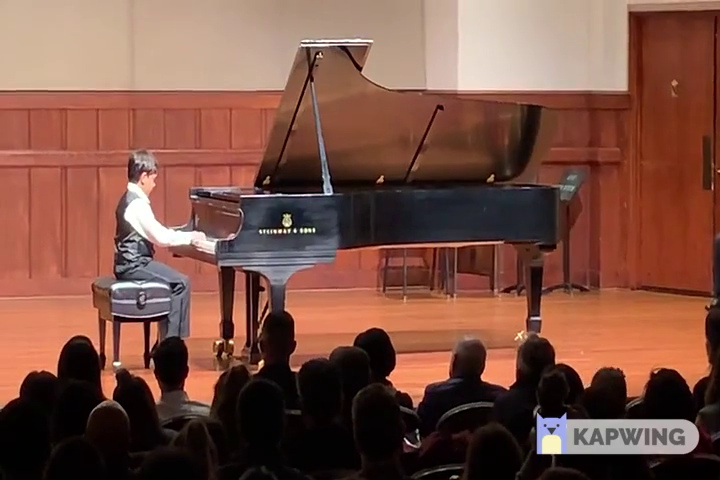
#> input picture frame 16 of Datasets/cat_stab/piano.mp4, 720 x 480 px, given in place of VID20200325141005.mp4, which was not available
$ python video_stabilizer.py
#> lines starting #> are read from the running program, lines starting #| are printed output that depends on the picture; pictures that were not available may be replaced by others from this repository, and a replacement may not be noted
import numpy as np
import cv2
import matplotlib.pyplot as plt
import imageio
import pickle
from scipy.signal import savgol_filter

from block_matching import block_matching_optical_flow


# [114 lines left out: functions plot_traj, plot_before_and_after, video_stabilization, not called in this run]


def read_mp4_sequences(path):
#> called with path = 'VID20200325141005.mp4'
    videoCapture = cv2.VideoCapture(path)

    fps = videoCapture.get(cv2.CAP_PROP_FPS)
    size = (int(videoCapture.get(cv2.CAP_PROP_FRAME_WIDTH)),
            int(videoCapture.get(cv2.CAP_PROP_FRAME_HEIGHT)))
    fNUMS = videoCapture.get(cv2.CAP_PROP_FRAME_COUNT)

    img_seq = []
    success, frame = videoCapture.read()
#> frame is the input picture: shape (480, 720, 3); mean B, G, R 68, 81.3, 123.5
    while success:
        ratio = 0.125
        resized = cv2.resize(frame, (int(ratio * size[0]), int(ratio * size[1])), interpolation=cv2.INTER_AREA)
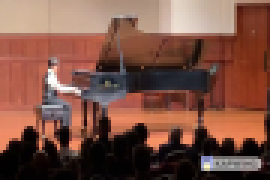
#> resized: shape (60, 90, 3) (shown 3 times larger); mean B, G, R 68, 81.3, 123.5
        # show video
        # cv2.imshow('windows', resized)
        # cv2.waitKey(int(1000.0 / int(fps)))
        img_seq.append(resized)
        success, frame = videoCapture.read()
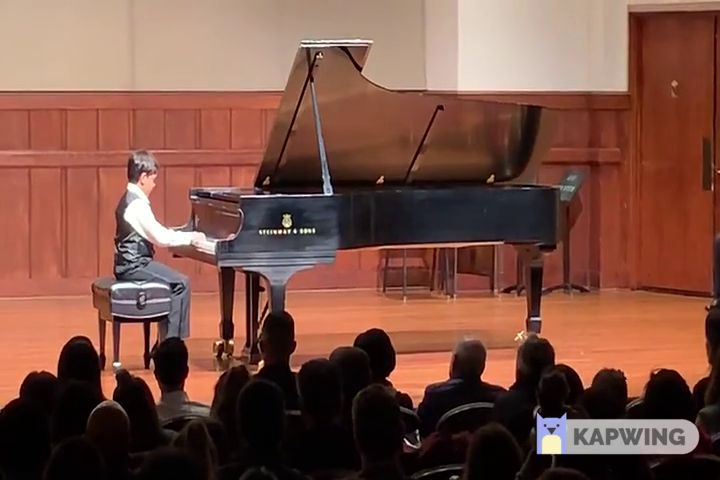
#> input picture frame 17 of Datasets/cat_stab/piano.mp4, 720 x 480 px, given in place of VID20200325141005.mp4, which was not available
#> frame is the input picture: shape (480, 720, 3); mean B, G, R 68.3, 81.5, 123.8

    videoCapture.release()

    img_seq_decrease = [img_seq[i] for i in range(0, len(img_seq), 3)]
    return img_seq_decrease


if __name__ == "__main__":

    print("Video Stabilization with block matching")
    sequences = read_mp4_sequences('VID20200325141005.mp4')
    sequences = sequences[10:]
    imageio.mimsave('before.gif', sequences)
    seq_stabilized = video_stabilization(sequences)

$ run again, starting later in the video
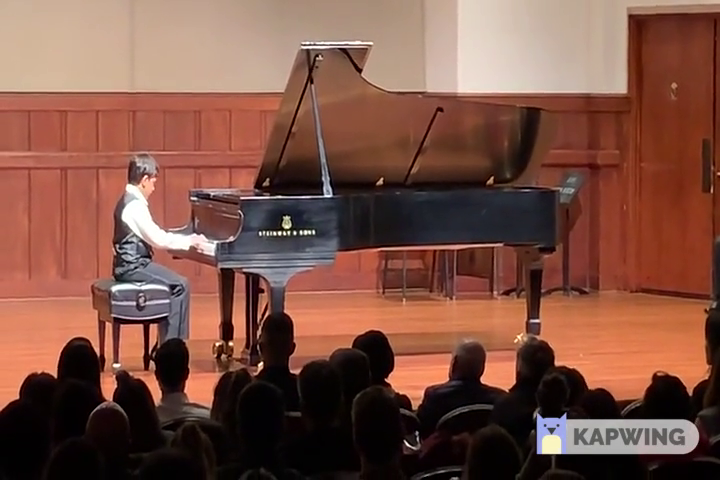
#> input picture frame 72 of Datasets/cat_stab/piano.mp4, 720 x 480 px, given in place of VID20200325141005.mp4, which was not available
#> in read_mp4_sequences, frame is the input picture: shape (480, 720, 3); mean B, G, R 68.5, 81.8, 124.1
#> in read_mp4_sequences, `resized = cv2.resize(frame, (int(ratio * size[0]), int(ratio * size[1]..`:
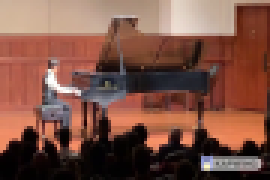
#> resized: shape (60, 90, 3) (shown 3 times larger); mean B, G, R 68.5, 81.8, 124.1
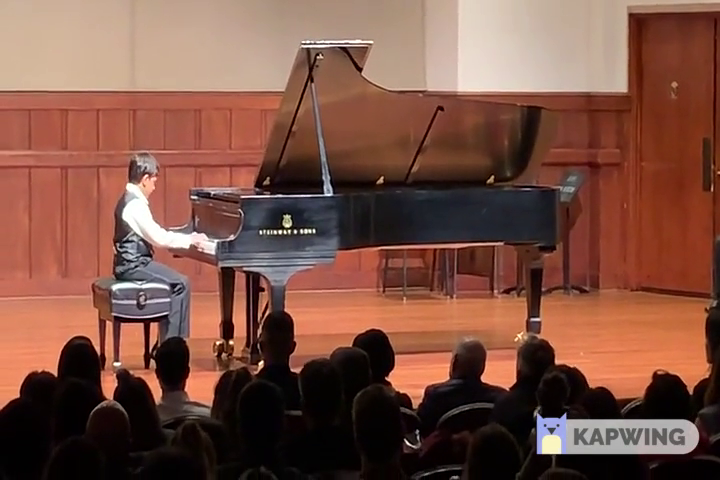
#> input picture frame 73 of Datasets/cat_stab/piano.mp4, 720 x 480 px, given in place of VID20200325141005.mp4, which was not available
#> in read_mp4_sequences, frame is the input picture: shape (480, 720, 3); mean B, G, R 67.6, 81.2, 123.1

$ run again, starting later in the video
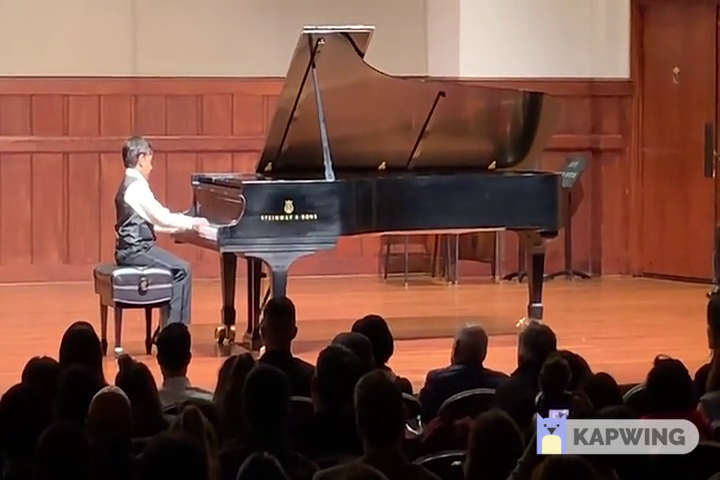
#> input picture frame 128 of Datasets/cat_stab/piano.mp4, 720 x 480 px, given in place of VID20200325141005.mp4, which was not available
#> in read_mp4_sequences, frame is the input picture: shape (480, 720, 3); mean B, G, R 65.2, 78, 120.3
#> in read_mp4_sequences, `resized = cv2.resize(frame, (int(ratio * size[0]), int(ratio * size[1]..`:
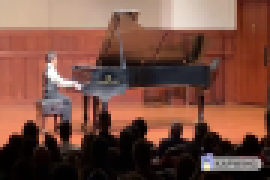
#> resized: shape (60, 90, 3) (shown 3 times larger); mean B, G, R 65.2, 78, 120.3
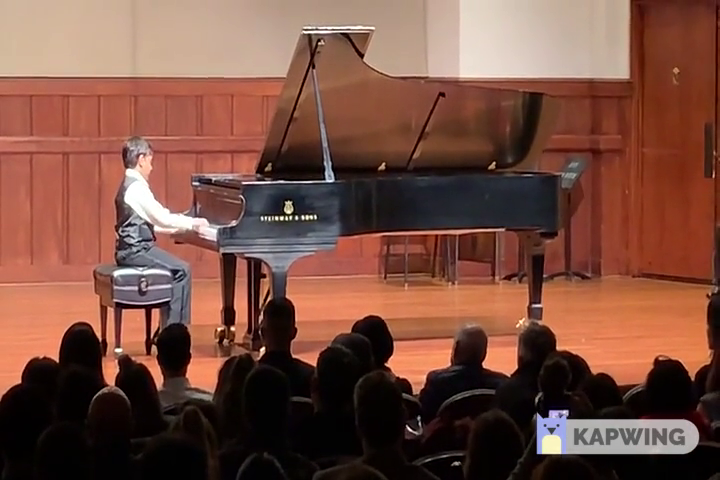
#> input picture frame 129 of Datasets/cat_stab/piano.mp4, 720 x 480 px, given in place of VID20200325141005.mp4, which was not available
#> in read_mp4_sequences, frame is the input picture: shape (480, 720, 3); mean B, G, R 64.8, 78.1, 119.9
